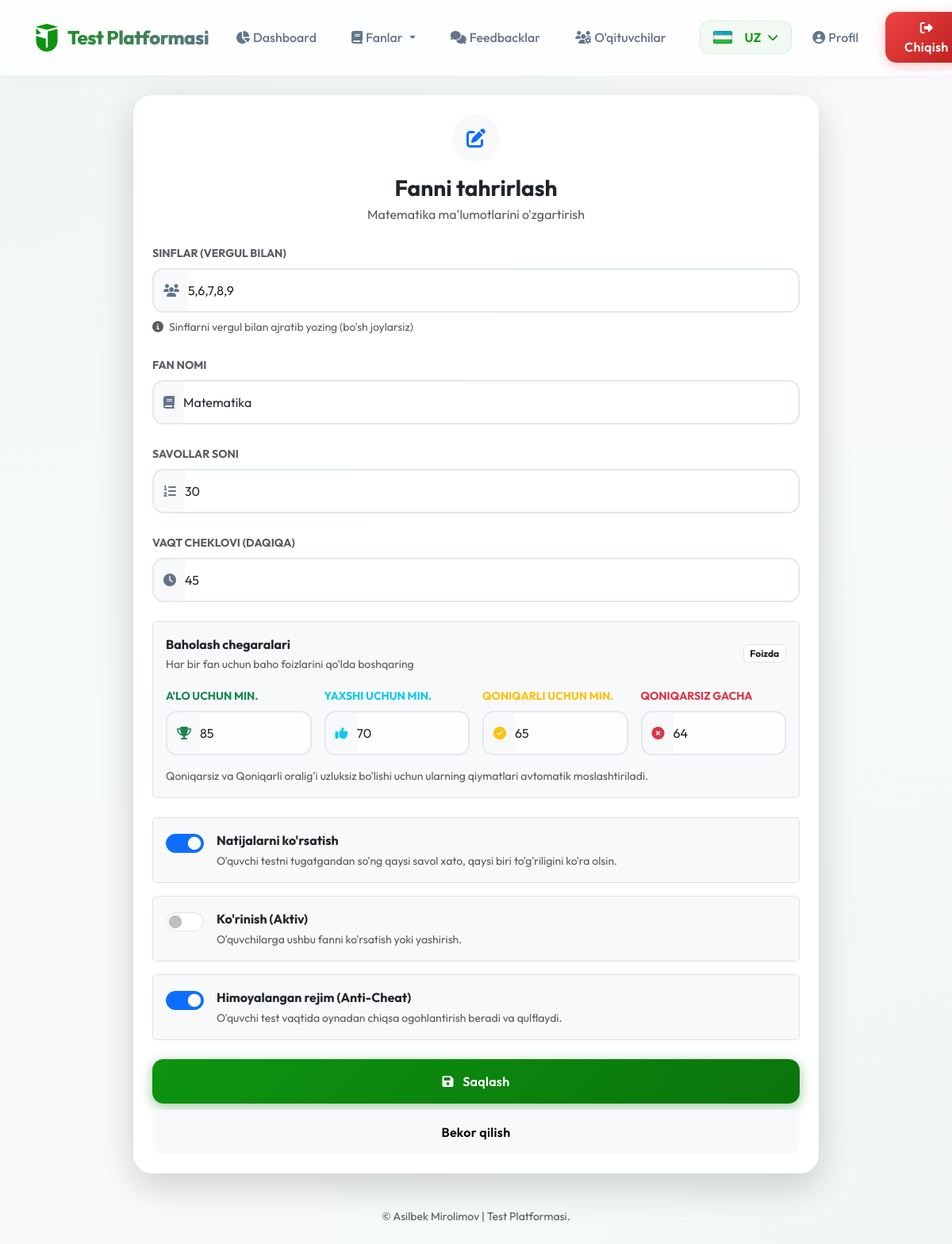
Before: /admin/subject/edit/19 (signed in) with the older database file.
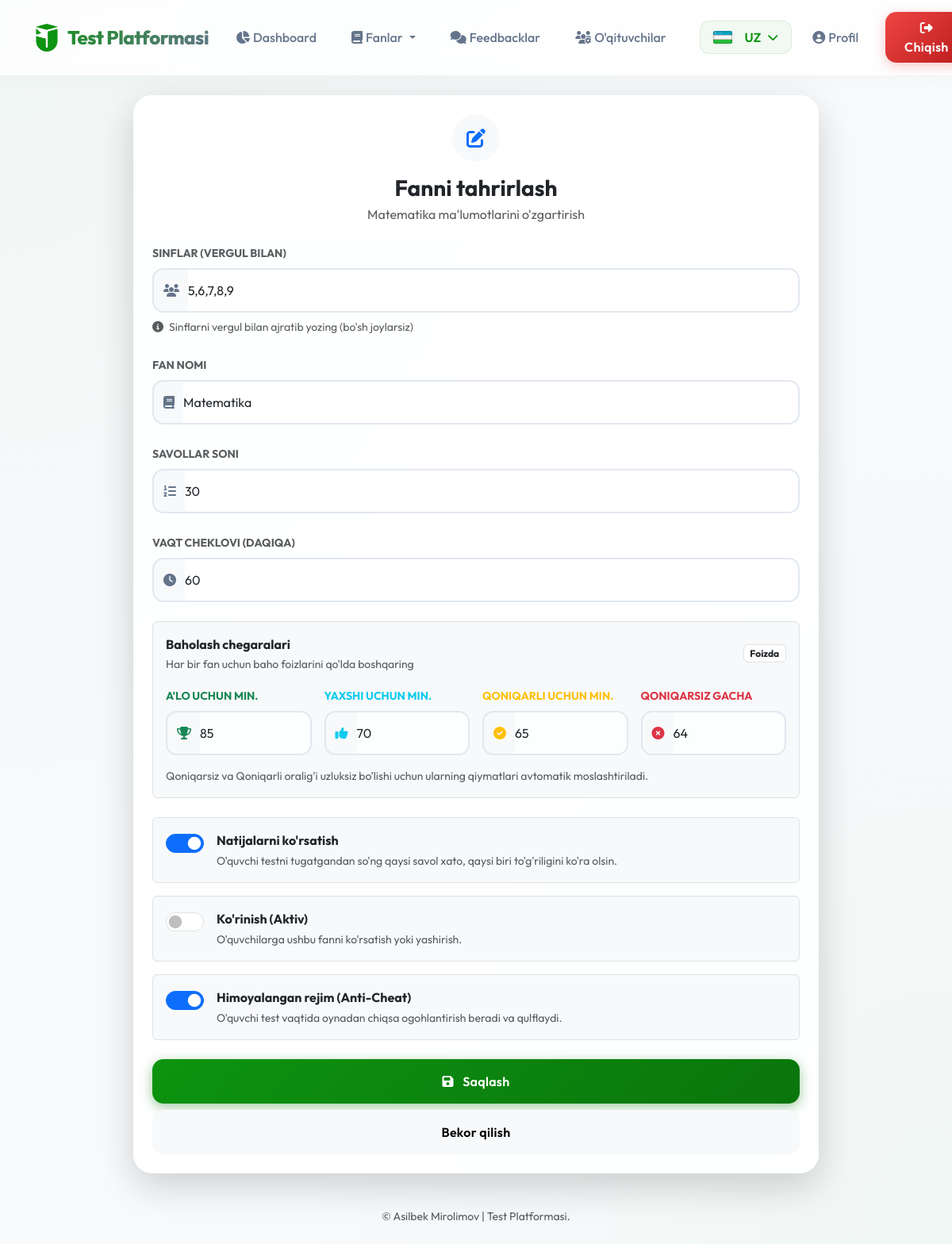
After: the same page with the newer database file.
### models.py (models this page shows)
class Subject(db.Model):
    id = db.Column(db.Integer, primary_key=True)
    name = db.Column(db.String(50), nullable=False)
    name_ru = db.Column(db.String(50))
    name_en = db.Column(db.String(50))
    grades = db.Column(db.String(20), nullable=False)  # e.g. "5,6" or "7,8,9"
    is_protected = db.Column(db.Boolean, default=False)  # Anti-cheat protection
    question_count = db.Column(db.Integer, default=20)
    time_limit = db.Column(db.Integer, default=30)
    show_results = db.Column(db.Boolean, default=True)
    is_visible = db.Column(db.Boolean, default=True)

### routes/admin.py (the view, shortened to what this page needs)
@admin_bp.route('/subject/edit/<int:id>', methods=['GET', 'POST'])
def subject_edit(id):
    subject = Subject.query.get_or_404(id)
    grading_settings = get_subject_grade_settings(subject.id)
    return render_template('admin_subject_form.html', subject=subject, grading_settings=grading_settings)

### templates/admin_subject_form.html (shortened to what this page needs)
{% extends "base.html" %}
{% block content %}
<div class="row justify-content-center animate-fade-in-up">
    <div class="col-md-10 col-lg-10 col-xl-9">
        <div class="card border-0 shadow-lg">
            <div class="card-header bg-white border-0 pt-4 pb-0 text-center">
                <div class="icon-circle bg-light text-primary rounded-circle d-inline-flex align-items-center justify-content-center mb-3"
                    style="width: 60px; height: 60px; font-size: 1.5rem;">
                    <i class="fas {% if subject %}fa-edit{% else %}fa-plus{% endif %}"></i>
                </div>
                <h3 class="fw-bold mb-1">{% if subject %}{{ _('Fanni tahrirlash') }}{% else %}{{ _('Yangi fan
                    qo\'shish') }}{% endif %}</h3>
                <p class="text-muted">
                    {% if subject %}{{ subject.name }} {{ _('ma\'lumotlarini o\'zgartirish') }}{% else %}{{ _('Tizimga
                    yangi fan kiritish') }}{%
                    endif %}
                </p>
            </div>
            <div class="card-body p-4 pt-2">
                <form method="POST">
                    <div class="mb-4">
                        <label for="grades" class="form-label fw-bold small text-uppercase text-muted">{{ _('Sinflar
                            (vergul bilan)') }}</label>
                        <div class="input-group">
                            <span class="input-group-text bg-light border-end-0"><i class="fas fa-users"></i></span>
                            <input type="text" class="form-control border-start-0 ps-0" id="grades" name="grades"
                                value="{{ subject.grades if subject else '' }}" required
                                placeholder="{{ _('Masalan: 5,6,7,8') }}">
                        </div>
                        <div class="form-text mt-2"><i class="fas fa-info-circle me-1"></i> {{ _('Sinflarni vergul bilan
                            ajratib yozing (bo\'sh joylarsiz)') }}</div>
                    </div>
                    <div class="mb-4">
                        <label for="name" class="form-label fw-bold small text-uppercase text-muted">{{ _('Fan nomi')
                            }}</label>
                        <div class="input-group">
                            <span class="input-group-text bg-light border-end-0"><i class="fas fa-book"></i></span>
                            <input type="text" class="form-control border-start-0 ps-0" id="name" name="name"
                                value="{{ subject.name if subject else '' }}" required
                                placeholder="{{ _('Masalan: Informatika') }}">
                        </div>
                    </div>
                    <div class="mb-4">
                        <label for="question_count" class="form-label fw-bold small text-uppercase text-muted">{{
                            _('Savollar soni') }}</label>
                        <div class="input-group">
                            <span class="input-group-text bg-light border-end-0"><i class="fas fa-list-ol"></i></span>
                            <select class="form-select border-start-0 ps-0" id="question_count" name="question_count">
                                <option value="30" {% if subject and subject.question_count==30 %}selected{% endif %}>30
                                </option>
                            </select>
                        </div>
                    </div>
                    <div class="mb-4">
                        <label for="time_limit" class="form-label fw-bold small text-uppercase text-muted">{{ _('Vaqt
                            cheklovi (daqiqa)') }}</label>
                        <div class="input-group">
                            <span class="input-group-text bg-light border-end-0"><i class="fas fa-clock"></i></span>
                            <select class="form-select border-start-0 ps-0" id="time_limit" name="time_limit">
                                <option value="45" {% if subject and subject.time_limit==45 %}selected{% endif %}>45
                                </option>
                                <option value="60" {% if subject and subject.time_limit==60 %}selected{% endif %}>60
                                </option>
                            </select>
                        </div>
                    </div>
                    <div class="mb-4">
                        <div class="p-3 bg-light rounded border">
                            <div class="d-flex align-items-center justify-content-between mb-3">
                                <div>
                                    <div class="fw-bold">{{ _('Baholash chegaralari') }}</div>
                                    <small class="text-muted">{{ _('Har bir fan uchun baho foizlarini qo\'lda boshqaring') }}</small>
                                </div>
                                <span class="badge bg-white text-dark border">{{ _('Foizda') }}</span>
                            </div>
                            <div class="row g-3">
                                <div class="col-md-3">
                                    <label for="excellent_min" class="form-label fw-bold small text-uppercase text-success">{{ _('A\'lo uchun min.') }}</label>
                                    <div class="input-group">
                                        <span class="input-group-text bg-light border-end-0"><i class="fas fa-trophy text-success"></i></span>
                                        <input type="number" min="0" max="100" class="form-control border-start-0 ps-0" id="excellent_min" name="excellent_min"
                                            value="{{ grading_settings.excellent_min }}">
                                    </div>
                                </div>
                                <div class="col-md-3">
                                    <label for="good_min" class="form-label fw-bold small text-uppercase text-info">{{ _('Yaxshi uchun min.') }}</label>
                                    <div class="input-group">
                                        <span class="input-group-text bg-light border-end-0"><i class="fas fa-thumbs-up text-info"></i></span>
                                        <input type="number" min="0" max="100" class="form-control border-start-0 ps-0" id="good_min" name="good_min"
                                            value="{{ grading_settings.good_min }}">
                                    </div>
                                </div>
                                <div class="col-md-3">
                                    <label for="satisfactory_min" class="form-label fw-bold small text-uppercase text-warning">{{ _('Qoniqarli uchun min.') }}</label>
                                    <div class="input-group">
                                        <span class="input-group-text bg-light border-end-0"><i class="fas fa-check-circle text-warning"></i></span>
                                        <input type="number" min="0" max="100" class="form-control border-start-0 ps-0" id="satisfactory_min" name="satisfactory_min"
                                            value="{{ grading_settings.satisfactory_min }}">
                                    </div>
                                </div>
                                <div class="col-md-3">
                                    <label for="fail_max" class="form-label fw-bold small text-uppercase text-danger">{{ _('Qoniqarsiz gacha') }}</label>
                                    <div class="input-group">
                                        <span class="input-group-text bg-light border-end-0"><i class="fas fa-xmark-circle text-danger"></i></span>
                                        <input type="number" min="0" max="100" class="form-control border-start-0 ps-0" id="fail_max" name="fail_max"
                                            value="{{ grading_settings.fail_max }}">
                                    </div>
                                </div>
                            </div>
                            <div class="form-text mt-3">{{ _('Qoniqarsiz va Qoniqarli oralig\'i uzluksiz bo\'lishi uchun ularning qiymatlari avtomatik moslashtiriladi.') }}</div>
                        </div>
                    </div>
                    <div class="mb-3">
                        <div class="form-check form-switch p-3 bg-light rounded border">
                            <input class="form-check-input ms-0 me-3" type="checkbox" id="show_results"
                                name="show_results" {% if not subject or subject.show_results %}checked{% endif %}
                                style="width: 3em; height: 1.5em;">
                            <label class="form-check-label d-inline-block align-middle" for="show_results">
                                <span class="fw-bold">{{ _('Natijalarni ko\'rsatish') }}</span>
                                <small class="d-block text-muted mt-1">{{ _('O\'quvchi testni tugatgandan so\'ng qaysi
                                    savol xato, qaysi biri to\'g\'riligini ko\'ra olsin.') }}</small>
                            </label>
                        </div>
                    </div>
                    <div class="mb-3">
                        <div class="form-check form-switch p-3 bg-light rounded border">
                            <input class="form-check-input ms-0 me-3" type="checkbox" id="is_visible" name="is_visible"
                                style="width: 3em; height: 1.5em;">
                            <label class="form-check-label d-inline-block align-middle" for="is_visible">
                                <span class="fw-bold">{{ _('Ko\'rinish (Aktiv)') }}</span>
                                <small class="d-block text-muted mt-1">{{ _('O\'quvchilarga ushbu fanni ko\'rsatish yoki
                                    yashirish.') }}</small>
                            </label>
                        </div>
                    </div>
                    <div class="mb-4">
                        <div class="form-check form-switch p-3 bg-light rounded border">
                            <input class="form-check-input ms-0 me-3" type="checkbox" id="is_protected"
                                name="is_protected" {% if subject and subject.is_protected %}checked{% endif %}
                                style="width: 3em; height: 1.5em;">
                            <label class="form-check-label d-inline-block align-middle" for="is_protected">
                                <span class="fw-bold">{{ _('Himoyalangan rejim (Anti-Cheat)') }}</span>
                                <small class="d-block text-muted mt-1">{{ _('O\'quvchi test vaqtida oynadan chiqsa
                                    ogohlantirish beradi va qulflaydi.') }}</small>
                            </label>
                        </div>
                    </div>
                    <div class="d-grid gap-2">
                        <button type="submit" class="btn btn-primary py-3">
                            <i class="fas fa-save me-2"></i> {{ _('Saqlash') }}
                        </button>
                        <a href="{{ url_for('admin.subjects') }}" class="btn btn-light py-3">{{ _('Bekor qilish') }}</a>
                    </div>
                </form>
            </div>
        </div>
    </div>
</div>
{% endblock %}

Changed rows visible on the page:
changed Subject "Matematika": time_limit "45" → "60"
